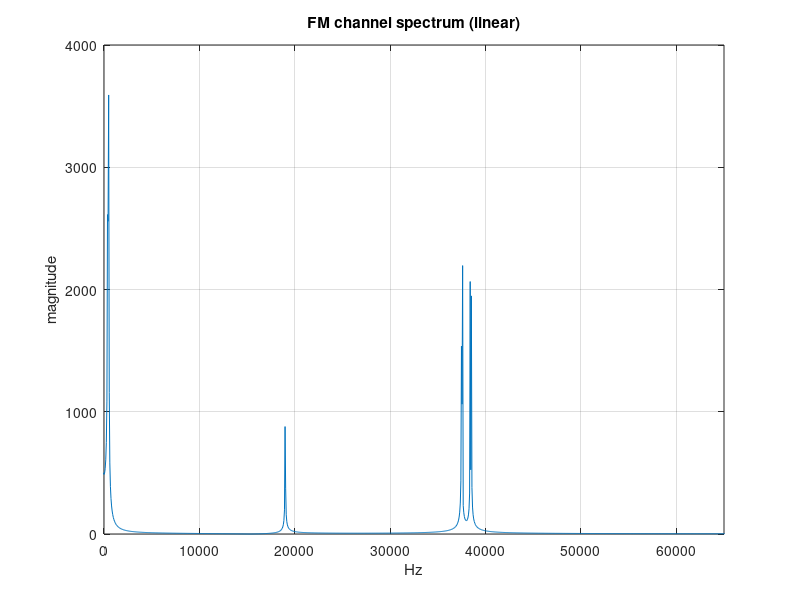

This figure's MATLAB source: (Note: this script raises an error after producing the figure.)
%%%%%%%%%%%%%%%%%%%%%%%%%%%%%%%%%%%%%%%%%%%%%%%%%%%%%%%%%%%%%%%%%%%%%%%%%%
% File   : fm_transceiver.m
% Author : Michael Wurm <wurm.michael95@gmail.com>
% Topic  : FM-Radio Sender and Receiver
%%%%%%%%%%%%%%%%%%%%%%%%%%%%%%%%%%%%%%%%%%%%%%%%%%%%%%%%%%%%%%%%%%%%%%%%%%

%% Prepare environment
clear; close all; clc;
%restoredefaultpath;

addpath(genpath('./helpers/auto-arrange-figs/'));

%% Settings
% Channel
fc_oe3_Hz = 98.1e6;

% Simulation Options
EnableTrafficInfoTrigger = false;
EnableAudioReplay        = false;

n_sec = 2;
fs_Hz = 500e3;

%%%%%%%%%%%%%%%%%%%%%%%%%%%%%%%%%%%%%%%%%%%%%%%%%%%%%%%%%%%%%%%%%%%%%%%%%%
%% Sender
%%%%%%%%%%%%%%%%%%%%%%%%%%%%%%%%%%%%%%%%%%%%%%%%%%%%%%%%%%%%%%%%%%%%%%%%%%

%% Audio stream data
% TODO: read this from a file
tn = 0:1:n_sec*fs_Hz-1;

audioFreqL_Hz = 400;
audioDataL   = 1 * sin(2*pi*audioFreqL_Hz/fs_Hz*tn);

audioFreqR_Hz = 500;
audioDataR   = 1 * sin(2*pi*audioFreqR_Hz/fs_Hz*tn);

audioData = audioDataL + audioDataR;
% TODO: upsample (44.1k -> fs), then used upsampled freq (fs) for following tones

%% 19kHz pilot tone

pilotFreq_Hz = 19000;
pilotTone = 0.25 * sin(2*pi*pilotFreq_Hz/fs_Hz*tn);

%% Difference signal (for stereo)

audioDiff = audioDataL - audioDataR;

% Modulate it to 38 kHz
carrier4Diff = 1 * sin(2*pi*38e3/fs_Hz*tn);
audioDiffMod = audioDiff .* carrier4Diff;

%% Radio Data Signal (RDS)
% TODO

%% Hinz-Triller (traffic info trigger)
% TODO
% https://de.wikipedia.org/wiki/Autofahrer-Rundfunk-Information#Hinz-Triller
hinzTriller = 0;
if EnableTrafficInfoTrigger
    %TODO
end

%% FM channel
% Sum up all signal parts

fmChannel = audioData + pilotTone + audioDiffMod + hinzTriller;

%% FM channel spectrum

% Downsample
NDown = 1;
fmChannelDown = downsample(fmChannel,NDown);

% FFT
Nfft = 4096*2;
fmChannelSpec = ( abs( fftshift( fft(fmChannelDown,Nfft) )));

fft_freqs = (-Nfft/2:1:Nfft/2-1)*fs_Hz/NDown/Nfft;

% Plot
figure('Name','FM channel spectrum (linear)');
plot(fft_freqs, fmChannelSpec);
grid on;
title('FM channel spectrum (linear)');
xlabel('Hz')
ylabel('magnitude')
xlim([0 65e3])
xline(19e3,'r--','19 kHz');
xline(38e3,'r--','38 kHz');
xline(57e3,'r--','57 kHz');


%% Arrange all plots on the display
autoArrangeFigures(2,2,1);


